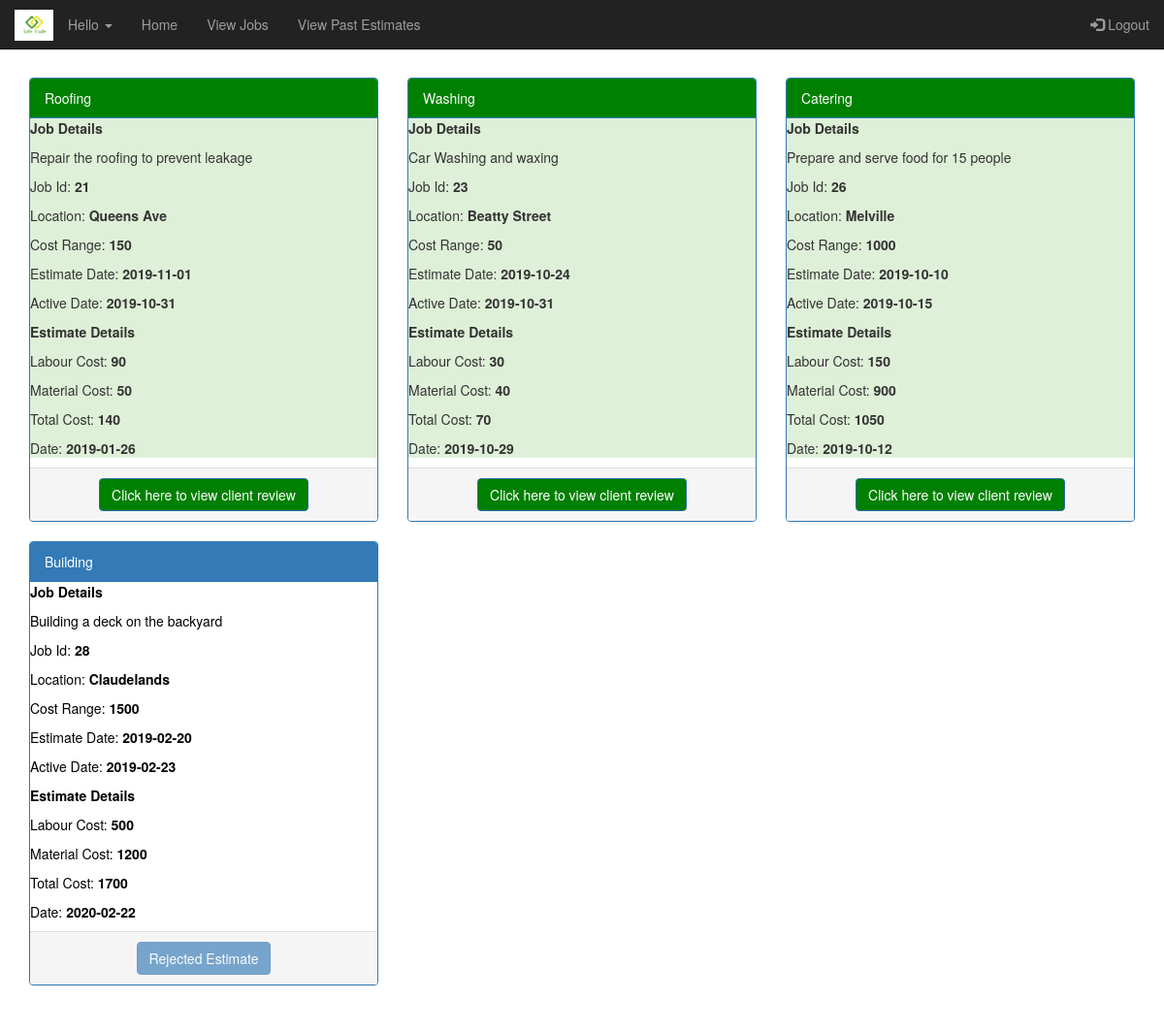
The app's page /viewPastEstimates.php?tid=15 with its own data.
### tables this page shows
CREATE TABLE `estimatedetails` (
  `EstimateId` int(11) NOT NULL,
  `JobId` int(11) NOT NULL,
  `TId` int(11) NOT NULL,
  `LabourCost` double NOT NULL,
  `MaterialCost` double NOT NULL,
  `TotalCost` double NOT NULL,
  `ExpirationDate` date NOT NULL,
  `IsAccepted` int(11) NOT NULL,
  `IsDeleted` int(11) NOT NULL
);

CREATE TABLE `jobdetails` (
  `JobId` int(11) NOT NULL,
  `UId` int(11) NOT NULL,
  `JobType` varchar(255) NOT NULL,
  `JobDescription` varchar(255) NOT NULL,
  `Location` varchar(50) NOT NULL,
  `CostRange` double NOT NULL,
  `ActiveDate` date NOT NULL,
  `EstimateDate` date NOT NULL,
  `IsClosed` int(11) NOT NULL,
  `IsEstimateAccepted` int(11) NOT NULL
);

### classes/Estimate.php (called while the page is built, shortened)
<?php
class Estimate{
  private $jid = null;
  private $mcost = "";
  private $lcost = "";
  private $tcost = "";
  private $expdate = null;
  private $isaccepted=null;
  public function __construct($eid, $jid,$tid,$mcost, $lcost, $tcost, $expdate,$isaccepted,$isdeleted){
    $this->jid = $jid;
    $this->mcost = $mcost;
    $this->lcost = $lcost;
    $this->tcost = $tcost;
    $this->expdate = $expdate;
    $this->isaccepted=$isaccepted;
  }
  public static function findExpiredBytradesman($mysqli, $tid){
    $today=date('Y-m-d');
    $sql = sprintf("select * from estimatedetails e join jobdetails j on j.jobid=e.jobid where e.isdeleted=0 and e.tid=%s and j.ActiveDate<'%s'", $tid,$today);
    $result = $mysqli->query($sql);
    $estimates = false;
    if ($result){
      $estimates = new Collection();
      while($row = $result->fetch_assoc()){
        $estimate = new Estimate($row['EstimateId'], $row['JobId'],$row['TId'], $row['MaterialCost'], $row['LabourCost'], $row['TotalCost'], $row['ExpirationDate'],$row['IsAccepted'],$row['IsDeleted']);
        $estimates->Add($row['EstimateId'], $estimate);
      }
    }
    return $estimates;
  }
  public function getJobId(){
    return $this->jid;
  }
  public function getIsAccepted(){
    return $this->isaccepted;
  }
  public function getExpirationDate(){
    return $this->expdate;
  }
  public function getTotalCost(){
    return $this->tcost;
  }
  public function getMaterialCost(){
    return $this->mcost;
  }
  public function getLabourCost(){
    return $this->lcost;
  }
}
?>

### classes/Collection.php (called while the page is built, shortened)
<?php
class Collection {
    private $records = array();
    public function add($key, $record){
        $result = false;
        if ($key != null) {
            $this->records[$key] = $record;
            $result = true;
        }
        return $result;
    }
    public function getRecords(){
        return $this->records;
    }
}
?>

### classes/Job.php (called while the page is built, shortened)
<?php
class Job{
  private $jid = null;
  private $uid = null;
  private $jdescription = "";
  private $jtype = "";
  private $cost = null;
  private $activedate = "";
  private $estimationdate = null;
  private $location = null;
  private $isclosed="";
  public function __construct($jid,$uid, $jtype,$jdescription,$location,   $cost, $activedate,$estimationdate,$isclosed){
    $this->jid = $jid;
    $this->uid = $uid;
    $this->jdescription = $jdescription;
    $this->jtype = $jtype;
    $this->cost = $cost;
    $this->activedate = $activedate;
    $this->estimationdate = $estimationdate;
    $this->location = $location;
    $this->isclosed = $isclosed;
  }
  public static function find($mysqli, $jid){
    $result = false;
    $sql = sprintf("select * from jobdetails where  jobid=%s", $jid);
    $qresult = $mysqli->query($sql);
    if ($qresult){
      if ($qresult->num_rows == 1){
        $row = $qresult->fetch_assoc();
        $job = new Job($row['JobId'],$row['UId'], $row['JobType'], $row['JobDescription'], $row['Location'], $row['CostRange'], $row['ActiveDate'], $row['EstimateDate'],$row['IsClosed']);
        $result = $job;
      }
    }
    return $result;
  }
  public function getJobId(){
    return $this->jid;
  }
  public function getUserId(){
    return $this->uid;
  }
  public function getIsClosed(){
    return $this->isclosed;
  }
  public function getJobDescription(){
    return $this->jdescription;
  }
  public function getJobType(){
    return $this->jtype;
  }
  public function getLocation(){
    return $this->location;
  }
  public function getCost(){
    return $this->cost;
  }
  public function getActiveDate(){
    return $this->activedate;
  }
  public function getEstimateDate(){
    return $this->estimationdate;
  }
}
?>

### viewPastEstimates.php (the view, shortened to what this page needs)
<?php
require_once("headers.php");
$estimates = Estimate::findExpiredBytradesman($mysqli,$_GET['tid']);
require_once("footer.php");
?>
<div class="container">
<div class="row">
    <?php
  $count=0;
                        foreach($estimates->getRecords() as $id => $estimate)
                                {
                                 $count=$count+1;
                                }
                                if($count ==0)
                                {
                                  echo "<h3 style=\"font-style: italic;\" >You do not have any expired estimates ....</h3>";
                                }
                                else
                                {
                                   foreach($estimates->getRecords() as $id => $estimate)
                                   { ?>
                                   <div class="col-sm-4" >
                                   <div class="panel panel-primary">
                                   <?php $job= Job :: find($mysqli,$estimate->getJobId());?>
                                   <?php
                                     if($estimate->getIsAccepted() == 1 && $job->getIsClosed() == 0)
                                      {
                                        $bcolor="#dff0d8";
                                        $color="3c763d";
                                        echo '<div class="panel-heading" style="background-color:green;">'.$job->getJobType().'</div>';
                                      }
                                     else if ($job->getIsClosed() == 1)
                                     {
                                        $bcolor="white";
                                        $color="black";
                                        $status="Job removed";
                                        echo '<div class="panel-heading" style="background-color:red;">'.$job->getJobType().'</div>';
                                     }
                                     else
                                     {
                                        $bcolor="white";
                                        $color="black";
                                        echo '<div class="panel-heading" >'.$job->getJobType().'</div>';
                                      }
                                   echo '<div class=\"panel-body\" id=\"background\" style=\"height:400px;background-color:'.$bcolor.';color:'.$color.';">';
                                    ?>
                                   <p><b>Job Details</b></p>
                                   <p><?php echo $job->getJobDescription(); ?></p>
                                   <p>Job Id: <b><?php echo $estimate->getJobId(); ?></b></p>
                                   <p>Location: <b><?php echo $job->getLocation(); ?></b></p>
                                   <p>Cost Range: <b><?php echo $job->getCost(); ?></b></p>
                                   <p>Estimate Date: <b><?php echo $job->getEstimateDate(); ?></b></p>
                                   <p>Active Date: <b><?php echo $job->getActiveDate(); ?></b></p>
                                   <p><b>Estimate Details</b></p>
                                   <p>Labour Cost: <b><?php echo $estimate->getLabourCost(); ?></b></p>
                                   <p>Material Cost: <b><?php echo $estimate->getMaterialCost(); ?></b></p>
                                   <p>Total Cost: <b><?php echo $estimate->getTotalCost(); ?></b></p>
                                   <p>Date: <b><?php echo $estimate->getExpirationDate(); ?></b></p>
                                  </div>
                                      <div class="panel-footer pviewestimate" style="text-align: center;">
                                     <?php
                                      $today=date('Y-m-d');
                                      if($estimate->getIsAccepted() == 1 && $job->getIsClosed() == 0 )
                                      {
                                        echo "<a href=\"showUserReview.php?uid=".$job->getUserId()."&jid=".$job->getJobId()."\"  style=\"background-color: green;\" class=\"btn btn-primary viewestimate\">Click here to view client review</a>";
                                      }
                                      else if($estimate->getIsAccepted() == 0 && $job->getIsClosed() == 0 && $job->getActiveDate()<$today)
                                      {
                                        echo "<a href=\"#\"  style=\"background-color: #337ab7;\" disabled class=\"btn btn-primary viewestimate\">Rejected Estimate</a>";
                                      }
                                      else if ($job->getIsClosed() == 1)
                                      {
                                        echo "<a href=\"deleteEstimateDB.php?id=".$estimate->getEstimateId()."\"  style=\"background-color: red;\" class=\"btn btn-primary viewestimate\" onclick=\"return confirm('Are you sure to remove your estimate?')\">Delete the Estimate</a>";
                                      }
                                      ?>
                                      </div>
                          </div>
                          </div>
                          <?php }}; ?>
    </div>
</div>

### records on screen
estimatedetails: JobId.JobType "Roofing", JobId.JobDescription "Repair the roofing to prevent leakage", JobId.JobId "21", JobId.Location "Queens Ave", JobId.CostRange "150", JobId.EstimateDate "2019-11-01", JobId.ActiveDate "2019-10-31", LabourCost "90", MaterialCost "50", TotalCost "140", ExpirationDate "2019-01-26"
estimatedetails: JobId.JobType "Washing", JobId.JobDescription "Car Washing and waxing", JobId.JobId "23", JobId.Location "Beatty Street", JobId.CostRange "50", JobId.EstimateDate "2019-10-24", JobId.ActiveDate "2019-10-31", LabourCost "30", MaterialCost "40", TotalCost "70", ExpirationDate "2019-10-29"
estimatedetails: JobId.JobType "Catering", JobId.JobDescription "Prepare and serve food for 15 people", JobId.JobId "26", JobId.Location "Melville", JobId.CostRange "1000", JobId.EstimateDate "2019-10-10", JobId.ActiveDate "2019-10-15", LabourCost "150", MaterialCost "900", TotalCost "1050", ExpirationDate "2019-10-12"
estimatedetails: JobId.JobType "Building", JobId.JobDescription "Building a deck on the backyard", JobId.JobId "28", JobId.Location "Claudelands", JobId.CostRange "1500", JobId.EstimateDate "2019-02-20", JobId.ActiveDate "2019-02-23", LabourCost "500", MaterialCost "1200", TotalCost "1700", ExpirationDate "2020-02-22", IsAccepted "Rejected Estimate"
